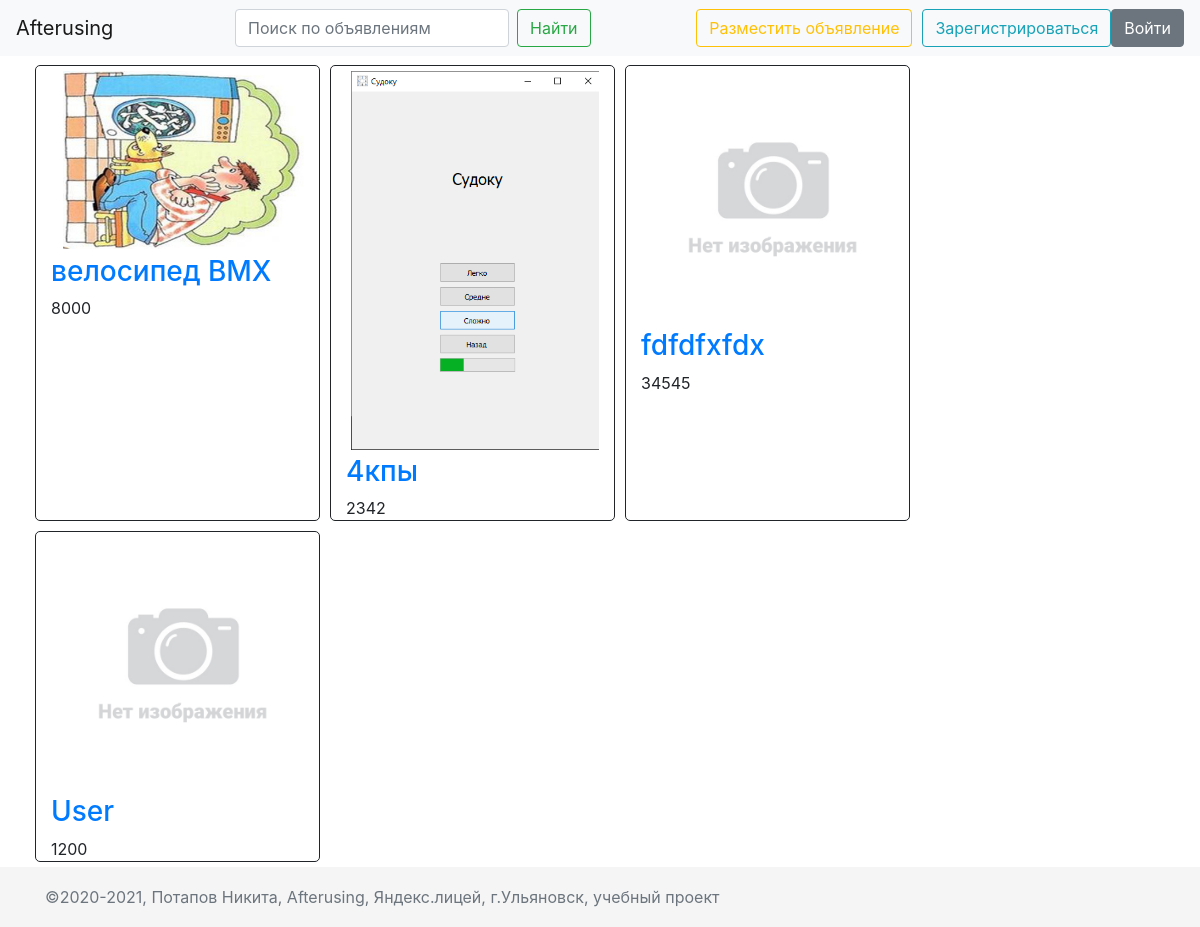
The page / on the database its author committed.
### data/products.py (models this page shows, shortened)
class Product(SqlAlchemyBase, SerializerMixin):
    __tablename__ = 'products'
    id = sqlalchemy.Column(sqlalchemy.Integer,
                           primary_key=True, autoincrement=True, index=True)
    user_id = sqlalchemy.Column(sqlalchemy.Integer, sqlalchemy.ForeignKey('users.id'))
    user = orm.relation('User')
    path_to_img = sqlalchemy.Column(sqlalchemy.String, nullable=True)
    cost = sqlalchemy.Column(sqlalchemy.Integer, nullable=True)
    title = sqlalchemy.Column(sqlalchemy.String, nullable=True, index=True)
    content = sqlalchemy.Column(sqlalchemy.String, nullable=True)
    contact_number = sqlalchemy.Column(sqlalchemy.String, nullable=True)
    created_date = sqlalchemy.Column(sqlalchemy.DateTime)

### main.py (the view)
@app.route('/', methods=['GET', 'POST'])
def main_page():
    if request.method == 'GET':
        db_sess = db_session.create_session()
        search_phrase = request.args.get('q')
        if search_phrase:
            products = db_sess.query(Product).filter(
                (Product.title.contains(search_phrase)) | (
                    Product.content.contains(search_phrase))).all()
        else:
            products = db_sess.query(Product).all()
        products = sorted(products, key=lambda x: x.created_date, reverse=True)
        params = {
            'title': 'Все объявления',
            'products': products
        }
        return render_template('index.html', **params)
    elif request.method == 'POST':
        return 'POST METHOD'

### data/db_session.py (called while the page is built)
def create_session() -> Session:
    global __factory
    return __factory()

### templates/index.html
{% extends "base.html" %}
{% block content %}
    {% include 'products_grid.html' %}
{% endblock %}

### templates/one_product_template.html
{% block one_product %}
<div class="product-container col-xl-3 col-lg-4 col-md-4 col-sm-4 col-12">
    <div class="single-product">
        <div class="product-img d-flex justify-content-center">
            <a href="/product_details/{{ product.id }}">
                <img class="default-img" src="{{ product.path_to_img }}" alt="фотография">
            </a>
        </div>
        <div class="product-content">
            <h3><a href="/product_details/{{ product.id }}">{{ product.title }}</a></h3>
            <div class="product-price">
                <span>{{ product.cost }}</span>
            </div>
        </div>
    </div>
</div>
{% endblock %}

### static/css/style.css (style rules this page uses)
html { position: relative; min-height: 100%; }
body { margin-bottom: 60px; }
img { display: block; margin: 5px; max-width: 100%; height: auto; }
.product-container { margin: 5px; border: 1px solid; border-radius: 5px; }
.product-content { word-break: break-word; }
.product-img { overflow: hidden; }
.default-img { object-fit: cover; }

### rows shown on the page
Product: shows a picture, title "велосипед BMX", cost "8000"
Product: shows a picture, title "4кпы", cost "2342"
Product: title "fdfdfxfdx", cost "34545"
Product: title "User", cost "1200"
